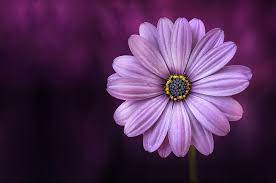
#> input picture ClassLectures/Mathes Foundation/Faculty notebooks S4/flower.jpg, 276 x 183 px, found by its file name
$ jupyter execute --allow-errors S3_Linear_Algebra_Applications.ipynb
#> lines starting #> are read from the running program, lines starting #| are printed output that depends on the picture; long printed decimals are rounded
<table align="left" width=100%>
    <tr>
        <td width="20%">

        </td>
        <td>
            <div align="center">
                <font color="#21618C" size=8px>
                  <b> Faculty Notebook  </b>
                </font>
            </div>
        </td>
    </tr>
</table>

[cell 1]
import numpy as np
import pandas as pd
import matplotlib.pyplot as plt
from PIL import Image
import scipy
from skimage import data,io
from numpy import *

# Reading images

#> (a cell that did not finish here is left out)

#> (a cell that did not finish here is left out)

#> (a cell that did not finish here is left out)

#> (a cell that did not finish here is left out)

[cell 6]
# Matplotlib
from matplotlib.image import imread

#> (the rest of this cell did not finish here and is left out)

[cell 7]
from skimage import io
#> (the rest of this cell did not finish here and is left out)

#> (a cell that did not finish here is left out)

### Grayscale image

[cell 9]
import numpy as np
from matplotlib import pyplot as plt

random_image = np.random.random([25, 25])
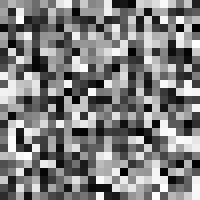
#> random_image: shape (25, 25) float64 (shown 8 times larger); min 0.0027, max 0.999, mean 0.498

plt.imshow(random_image, cmap='gray')
plt.colorbar();
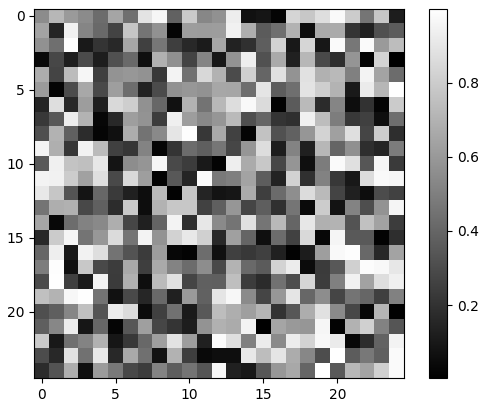
#> figure drawn by matplotlib, 2 panels

[cell 10]
# intensity values
print('Dark gray pixel at 0,0 has intensity value  ',random_image[0,0])
#| Dark gray pixel at 0,0 has intensity value   0.5488

print('light pixel at 0,4 has intensity value ', random_image[0,4])
#| light pixel at 0,4 has intensity value  0.4237

print('Very bright pixel at 24, 14 has intensity value ', random_image[24,14])
#| Very bright pixel at 24, 14 has intensity value  0.0968

[cell 11]
random_image.shape
#> Out = (25, 25)

## RGB Image

[cell 12]
flower_img = io.imread('flower.jpg')
#> flower_img is the input picture: shape (183, 276, 3); mean R, G, B 81.6, 46.6, 85.2
plt.imshow(flower_img)

[cell 13]
flower_img.shape
#> Out = (183, 276, 3)

[cell 14]
## Splitting RGB
# As this is an RGB image, we can separate Red, Green and Blue from the image

# Split
red = flower_img[:, :, 0]
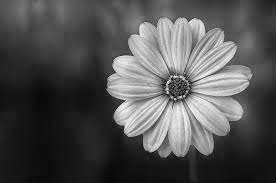
#> red: shape (183, 276); min 0, max 255, mean 81.6
green = flower_img[:, :110, 1]
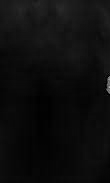
#> green: shape (183, 110); min 0, max 177, mean 13.1
blue = flower_img[:, :, 2]
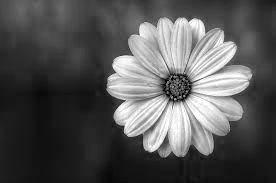
#> blue: shape (183, 276); min 0, max 255, mean 85.2

[cell 15]
flower_img[80, 260]
#> Out = [69, 22, 54]

[cell 16]
### Prints reds

plt.imshow(red, cmap="Reds")
plt.show()

[cell 17]
### Print greens

plt.imshow(green, cmap="Greens")
plt.show()

[cell 18]
plt.imshow(blue, cmap="Blues")
plt.show()

## Image Transformations

### Transformation matrix

[cell 19]
def plot_points(matrix, ls=':', lw=6):
#> called with matrix = array of shape (2, 4), ls = ':', lw = 6
    x_points, y_points = matrix
    size = len(x_points)
    colors = ['red', 'green', 'blue', 'black'] if not None else colors
    for i in range(size):
        plt.plot(x_points[i], y_points[i], color=colors[i], marker='*')
        plt.plot([x_points[i], x_points[(i+1) % size]],
             [y_points[i], y_points[(i+1) % size]],
             linestyle=ls, linewidth=lw)

[cell 20]
# Points generator
#def get_grid(x, y, homogenous=False):
#    coords = np.indices((x, y)).reshape(2, -1)
#    return np.vstack((coords, np.ones(coords.shape[1]))) if homogenous else coords

x = np.array([0, 0, 20, 20])
y = np.array([0, 20, 20, 0])
matrix = np.array([x, y])
matrix
matrix_grid=np.vstack([matrix,[1, 1, 1, 1]])

### Define Transformations

[cell 21]
def get_rotation(angle):
    angle = np.radians(angle)
    return np.array([

[np.cos(angle), -np.sin(angle), 0],
[np.sin(angle), np.cos(angle), 0],
[0, 0, 1]
])

[cell 22]
def get_translation(tx, ty):
    return np.array([
                        [1, 0, tx],
                        [0, 1, ty],
                        [0, 0, 1]
                    ])

[cell 23]
def get_scale(s):
    return np.array([
        [s, 0, 0],
        [0, s, 0],
        [0, 0, 1]
])

R1 = get_rotation(45)
T1 = get_translation(25, 25)
S1 = get_scale(2)

### Apply Transformation on images

#### Spatial Transformation

[cell 24]
# Apply transformation x' = Ax
coords_rot = R1 @ matrix_grid
print(coords_rot)
coords_trans = T1 @ matrix_grid
coords_scale = S1 @ matrix_grid
coords_composite1 = R1 @ T1 @ matrix_grid
coords_composite2 = T1 @ R1 @ matrix_grid

[cell 25]
coords_rot_corrected = np.delete(coords_rot, 2, 0)
plot_points(coords_rot_corrected)
plt.ylim([-25,45])
plt.xlim([-25,45])
plt.show()
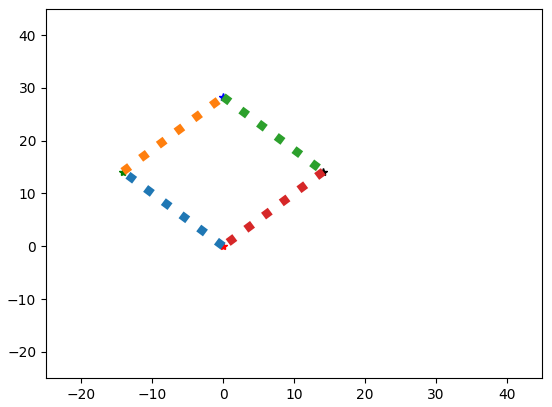
#> figure drawn by matplotlib, 1 panel

#> (a cell that did not finish here is left out)

#> (a cell that did not finish here is left out)

# New section

[cell 28]
#np.empty((10, 10,4),dtype=np.uint8)

[cell 29]
img_transformed = np.empty((1000, 1000, 3), dtype=np.uint8)
#> img_transformed: shape (1000, 1000, 3); every value is 0
T1 = get_translation(1000//2, 1000//2)

#> (the rest of this cell did not finish here and is left out)

[cell 30]
img_transformed = zeros((1000, 1000, 3), dtype=np.uint8)
T1 = get_translation(600/2, 600/6)
R1 = get_rotation(45)
